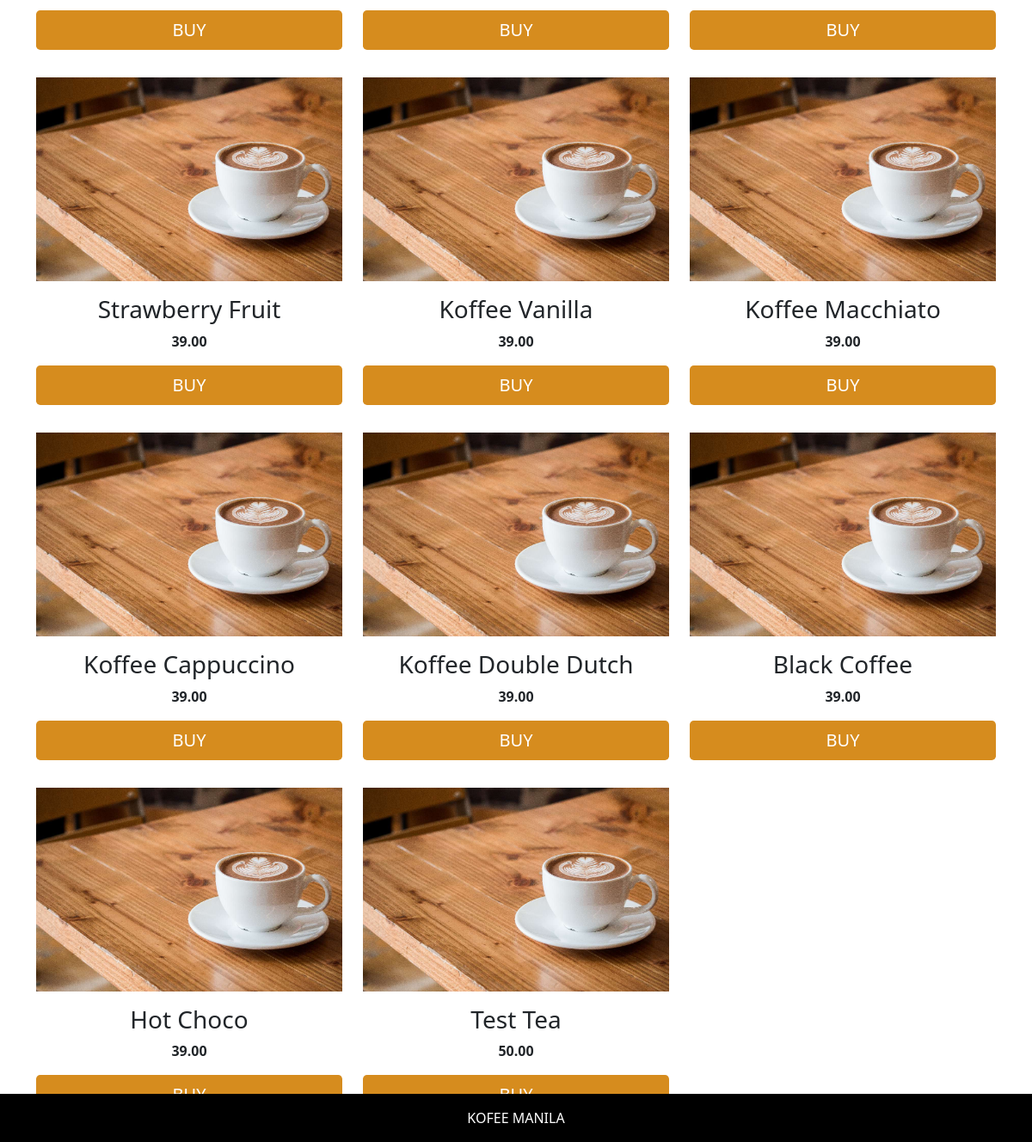
Page /menu.php (lower part) on the earlier database version.
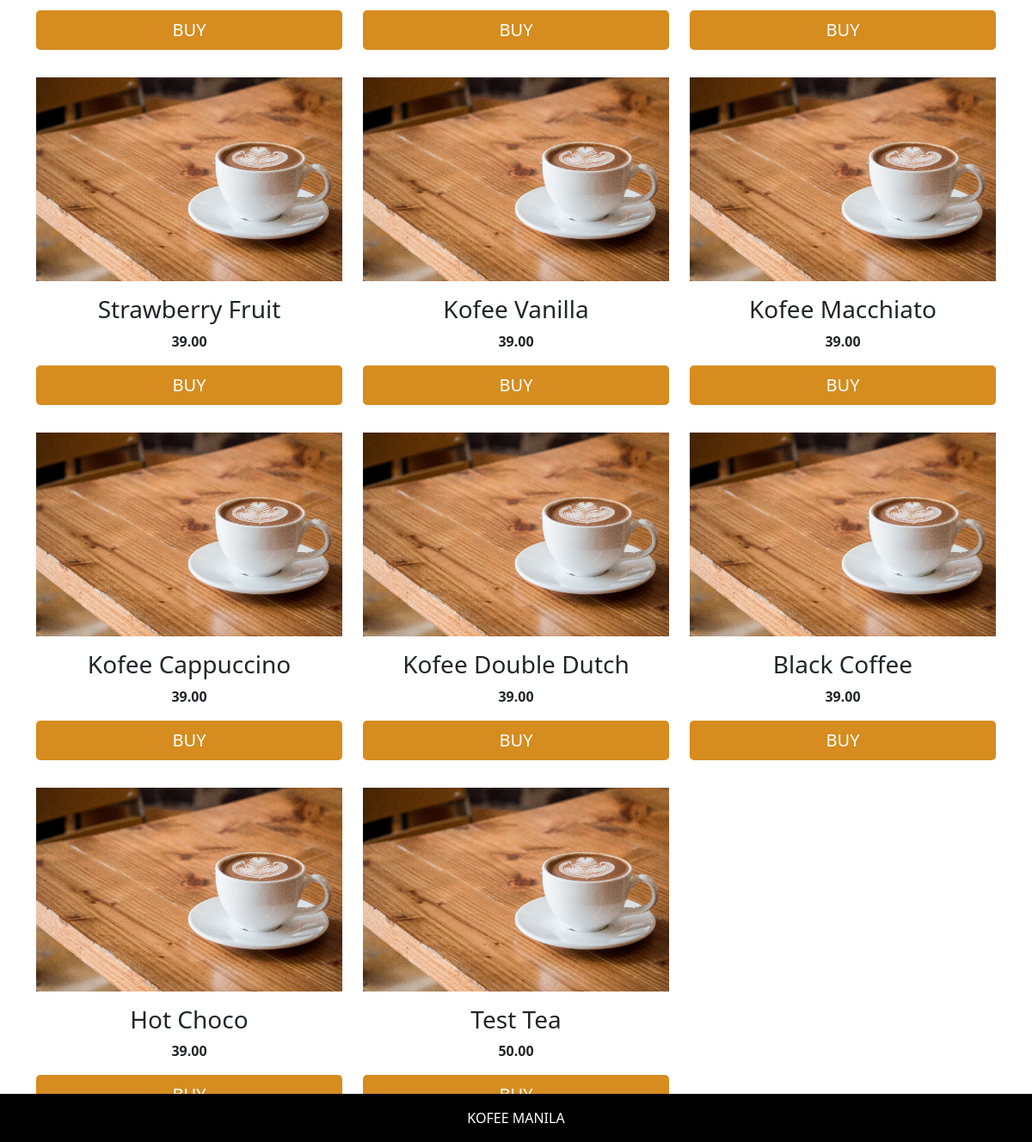
Same page on the later database version.
### tables this page shows
CREATE TABLE `product_list` (
  `id` int NOT NULL,
  `category_id` int NOT NULL,
  `name` text NOT NULL,
  `description` text NOT NULL,
  `price` float(15,2) NOT NULL DEFAULT '0.00',
  `status` tinyint(1) NOT NULL DEFAULT '1',
  `delete_flag` tinyint(1) NOT NULL DEFAULT '0',
  `date_created` datetime NOT NULL DEFAULT CURRENT_TIMESTAMP,
  `date_updated` datetime NOT NULL DEFAULT CURRENT_TIMESTAMP ON UPDATE CURRENT_TIMESTAMP
);

### menu.php (the view, shortened to what this page needs)
<?php
require 'connection.php';
$query = "SELECT * FROM product_list WHERE status = 1 AND delete_flag = 0 AND name NOT LIKE '%large%'";
$stmt = $pdo->prepare($query);
$stmt->execute();
$products = $stmt->fetchAll(PDO::FETCH_ASSOC);
?>
<!DOCTYPE html>
<html lang="en">
<head>
    <link href="https://stackpath.bootstrapcdn.com/bootstrap/4.5.2/css/bootstrap.min.css" rel="stylesheet">
    <link href="https://cdnjs.cloudflare.com/ajax/libs/font-awesome/5.15.3/css/all.min.css" rel="stylesheet">
</head>
<body onload="displayCategory('all')">
    <?php include "includes/navbar.php"; ?>
    <div class="container">
        <div class="row menu-items" id="menu-items">
            <?php foreach ($products as $product): ?>
                <div class="col-lg-4 col-md-6">
                    <div class="menu-item" data-category-id="<?php echo $product['category_id']; ?>">
                        <img src="uploads/products/2022-04-22_10-18-15.png" alt="<?php echo $product['name']; ?>" /> <?php
                        $productName = $product['name'];
                        $cleanedProductName = preg_replace('/\bsmall\b/i', '', $productName);
                        $cleanedProductName = trim($cleanedProductName);
                        ?>
                        <h3><?php echo htmlspecialchars($cleanedProductName, ENT_QUOTES, 'UTF-8'); ?></h3>
                        <p><strong><?php echo number_format($product['price'], 2); ?></strong></p>
                        <a href="item.php?id=<?php echo $product['id']; ?>"
                            class="col col-12 btn btn-primary btn-lg ">BUY</a>
                    </div>
                </div>
            <?php endforeach; ?>
        </div>
    </div>
    <?php include('includes/footer.php'); ?>
</body>
</html>

### includes/navbar.php (shortened to what this page needs)
<body>
<link href="https://stackpath.bootstrapcdn.com/bootstrap/5.1.3/css/bootstrap.min.css" rel="stylesheet">
</body>
</html>

### includes/footer.php (shortened to what this page needs)
<footer>
  <p style="font-size: 16px;">
    KOFEE MANILA
  </p>
</footer>

### menu.php (style rules this page uses)
body { font-family: "Montserrat", sans-serif; display: flex; flex-direction: column; min-height: 100vh; }
html { scrollbar-width: thin; scrollbar-color: #888 #f1f1f1; }

### includes/navbar.php (style rules this page uses)
html { scrollbar-width: thin; scrollbar-color: #888 #f1f1f1; }
body { font-family: "Montserrat", sans-serif; }

### includes/footer.php (style rules this page uses)
footer { position: fixed; bottom: 0; width: 100%; text-align: center; padding: 1rem; background-color: #000; }
footer > p { margin: 0; color: #fff; font-weight: 500; }

Differences in the rows shown:
changed product_list: name "Koffee Vanilla" → "Kofee Vanilla"
changed product_list: name "Koffee Macchiato" → "Kofee Macchiato"
changed product_list: name "Koffee Cappuccino" → "Kofee Cappuccino"
changed product_list: name "Koffee Double Dutch" → "Kofee Double Dutch"
